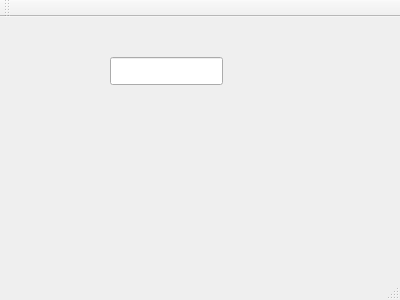
<?xml version="1.0" encoding="UTF-8"?>
<ui version="4.0">
 <class>MainWindow</class>
 <widget class="QMainWindow" name="MainWindow">
  <property name="geometry">
   <rect>
    <x>0</x>
    <y>0</y>
    <width>400</width>
    <height>300</height>
   </rect>
  </property>
  <property name="windowTitle">
   <string>MainWindow</string>
  </property>
  <widget class="QWidget" name="centralWidget">
   <widget class="QLineEdit" name="lineEdit">
    <property name="geometry">
     <rect>
      <x>110</x>
      <y>40</y>
      <width>113</width>
      <height>28</height>
     </rect>
    </property>
   </widget>
  </widget>
  <widget class="QMenuBar" name="menuBar">
   <property name="geometry">
    <rect>
     <x>0</x>
     <y>0</y>
     <width>400</width>
     <height>25</height>
    </rect>
   </property>
  </widget>
  <widget class="QToolBar" name="mainToolBar">
   <attribute name="toolBarArea">
    <enum>TopToolBarArea</enum>
   </attribute>
   <attribute name="toolBarBreak">
    <bool>false</bool>
   </attribute>
  </widget>
  <widget class="QStatusBar" name="statusBar"/>
 </widget>
 <layoutdefault spacing="6" margin="11"/>
 <resources/>
 <connections/>
</ui>
